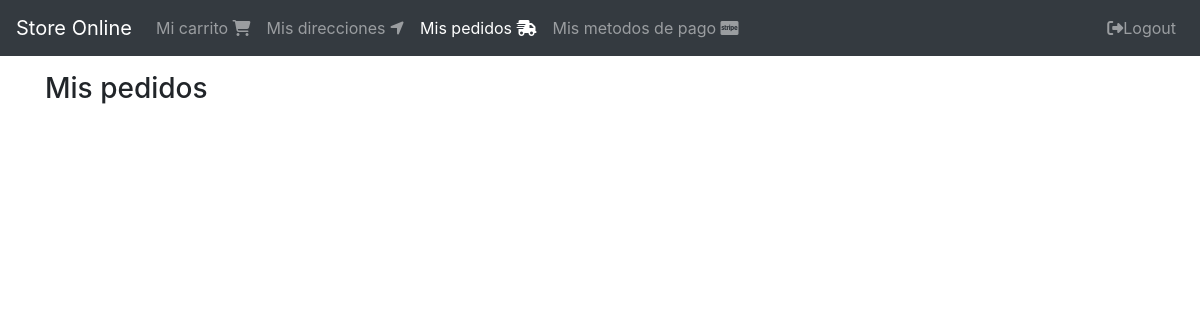
Page /ordenes/completados (signed in) on the earlier database version.
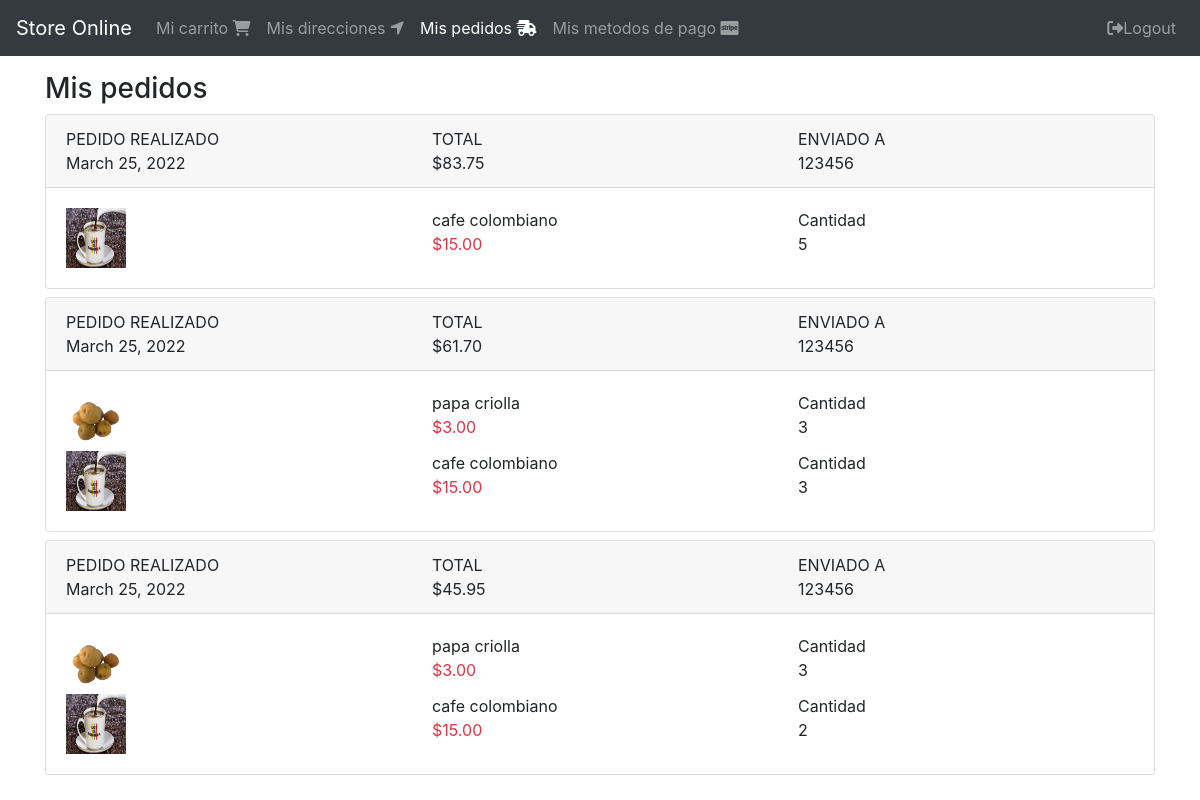
Same page on the later database version.
### orders/models.py (models this page shows, shortened)
class Order(models.Model):
    order_id = models.CharField(max_length=100,null=False, unique=True)
    user = models.ForeignKey(User, on_delete=models.CASCADE)
    cart = models.ForeignKey(Cart, on_delete=models.CASCADE)
    status = models.CharField(max_length=50, choices=choices, default=OrderStatus.CREATED)
    shipping_total = models.DecimalField(default=5, max_digits=8, decimal_places=2)
    total = models.DecimalField(default=0, max_digits=8, decimal_places=2)
    created_at = models.DateField(auto_now_add=True)
    shipping_address = models.ForeignKey(ShippingAddress, null=True, blank=True, on_delete=models.CASCADE)
    promo_code = models.OneToOneField(PromoCode, null=True, blank=True, on_delete=models.CASCADE)

### shipping_address/models.py (models this page shows, shortened)
class ShippingAddress(models.Model):
    user = models.ForeignKey(User, null=False, blank=False, on_delete=models.CASCADE)
    line1 = models.CharField(max_length=200)
    line2 = models.CharField(max_length=200, blank=True)
    city = models.CharField(max_length=100)
    state = models.CharField(max_length=100)
    country = models.CharField(max_length=50)
    reference = models.CharField(max_length=300)
    postal_code = models.CharField(max_length=10, null=False, blank=False)
    default = models.BooleanField(default=False)
    create_at = models.DateTimeField(auto_now_add=True)
    def __str__(self):
        return self.postal_code

### carts/models.py (models this page shows, shortened)
class CartProducts(models.Model):
    cart = models.ForeignKey(Cart, on_delete=models.CASCADE)
    product = models.ForeignKey(Product, on_delete=models.CASCADE)
    quantity = models.IntegerField(default=1)
    create_at = models.DateTimeField(auto_now_add=True)
    objects = CartProductsManager()

### products/models.py (models this page shows, shortened)
class Product(models.Model):
    title = models.CharField(max_length=50)
    description = models.TextField()
    price = models.DecimalField(max_digits=8, decimal_places=2, default=0.0)
    slug = models.SlugField(null = False, blank = False, unique= True)
    image = models.ImageField(upload_to='products/', null = False, blank = True)
    created_at = models.DateTimeField(auto_now_add=True)

### orders/views.py (the view)
# urls.py: path('completados', views.OrderListView.as_view(), name='completed'),
class OrderListView(LoginRequiredMixin, generic.ListView):
    login_url = 'login'
    template_name = 'orders.html'
    def get_queryset(self):
        return self.request.user.orders_completed()

### carts/models.py (called while the page is built)
    def products_related(self):
        return self.cartproducts_set.select_related('product')

### products/templatetags/product_extras.py (called while the page is built)
@register.filter()
def price_format(value):
    return '${0:.2f}'.format(value)

### users/models.py (called while the page is built)
    def orders_completed(self):
        return self.order_set.filter(status=OrderStatus.COMPLETED).order_by('-id')

### orders/templates/orders.html
{% extends "base/base.html" %}
{% block content %}
  <div class="col">
      <div class="h3">
          Mis pedidos
      </div>
      <div class="">
          {% for order in object_list %}
            {% include "snippets/order.html" %}
          {% endfor %}
      </div>
  </div>
{% endblock content %}

### templates/base/base.html (shortened to what this page needs)
{% load static %}
{% load bootstrap4 %}
{% bootstrap_css %}
<!DOCTYPE html>
<html lang="en">
<head>
</head>
<body>
    {% include 'base/navbar.html' %}
    <div class="container">
        {% include 'base/message.html' %}
        <div class="row mt-3">
            {% block content %}
            {% endblock content %}
        </div>
    </div>
</body>
</html>

### templates/base/navbar.html (shortened to what this page needs)
{% url 'carts:cart' as cart %}
{% url 'shipping_address:shipping_addresses' as shipping_addresses %}
{% url 'orders:completed' as completed %}
{% url 'billing_profiles:create' as billing_profiles%}
<nav class="navbar navbar-expand-md bg-dark navbar-dark">
    <a href="{% url 'products:index' %}" class="navbar-brand">Store Online</a>
    <div id="navb" class="navbar-collapse hide">
        <ul class="navbar-nav">
            <li class="nav-item {% if request.path == cart %}active{% endif %}">
                <a class="nav-link" href="{{cart}}">
                Mi carrito <span class="fas fa-shopping-cart"></span>
                </a>
            </li>
            {% if user.is_authenticated %}
            <li class="nav-item {% if request.path == shipping_addresses %}active{% endif %}">
                <a class="nav-link" href="{{shipping_addresses}}">
                Mis direcciones <span class="fas fa-location-arrow"></span>
                </a>
            </li>
            <li class="nav-item {% if request.path == completed %}active{% endif %}">
                <a class="nav-link" href="{{completed}}">
                Mis pedidos <span class="fas fa-shipping-fast"></span>
                </a>
            </li>
            <li class="nav-item {% if request.path == billing_profiles %}active{% endif %}">
                <a class="nav-link" href="{{billing_profiles}}">
                Mis metodos de pago <span class="fab fa-cc-stripe"></span>
                </a>
            </li>
            {% endif %}
        </ul>
        <ul class="nav navbar-nav ml-auto">
            {% if user.is_authenticated %}
            <li class="navbar-item">
                <a href="{% url 'logout' %}" class="nav-link"><span class="fas fa-sign-out-alt"></span>Logout</a>
            </li>
            {% endif %}
        </ul>
    </div>
</nav>

### templates/base/message.html (shortened to what this page needs)
{% load static %}
{% load bootstrap4 %}
{% bootstrap_css %}

### orders/templates/snippets/order.html
{% load product_extras %}
<div class="card mb-2">
    <div class="card-header">
        <div class="row">
            <div class="col-4">
                <div class="text-uppercase">
                    Pedido  Realizado
                </div>
                <div class="">
                    {{order.created_at}}
                </div>
            </div>
            <div class="col-4">
                <div class="text-uppercase">
                    Total
                </div>
                <div class="">
                    {{order.total | price_format}}
                </div>
            </div>
            <div class="col-4">
                <div class="text-uppercase">
                    Enviado a
                </div>
                <div class="">
                    {{order.shipping_address}}
                </div>
            </div>
        </div>
    </div>
    <div class="card-body">
        {% for cp in order.cart.products_related %}
          {% with product=cp.product %}
            <div class="row">
                <div class="col-4">
                    {% if product.image.url %}
                      <img src="{{product.image.url}}" width="60" height="60">
                    {% endif %}
                </div>
                <div class="col-4">
                    <div class="">
                        {{product.title}}
                    </div>
                    <div class="text-danger">
                        {{product.price | price_format}}
                    </div>
                </div>
                <div class="col-4">
                    <div class="">
                        Cantidad
                    </div>
                    <div class="">
                        {{cp.quantity}}
                    </div>
                </div>
            </div>
          {% endwith %}
        {% endfor %}
    </div>
</div>

Differences in the rows shown:
added Order: created_at "March 25, 2022", total "$83.75", shipping_address "123456"
added CartProducts: product.image (picture), product "cafe colombiano", product.price "$15.00", quantity "5", shown under "March 25, 2022"
added Order: created_at "March 25, 2022", total "$61.70", shipping_address "123456"
added CartProducts: product.image (picture), product "papa criolla", product.price "$3.00", quantity "3", shown under "March 25, 2022"
added CartProducts: product.image (picture), product "cafe colombiano", product.price "$15.00", quantity "3", shown under "March 25, 2022"
added Order: created_at "March 25, 2022", total "$45.95", shipping_address "123456"
added CartProducts: product.image (picture), product "papa criolla", product.price "$3.00", quantity "3", shown under "March 25, 2022"
added CartProducts: product.image (picture), product "cafe colombiano", product.price "$15.00", quantity "2", shown under "March 25, 2022"
